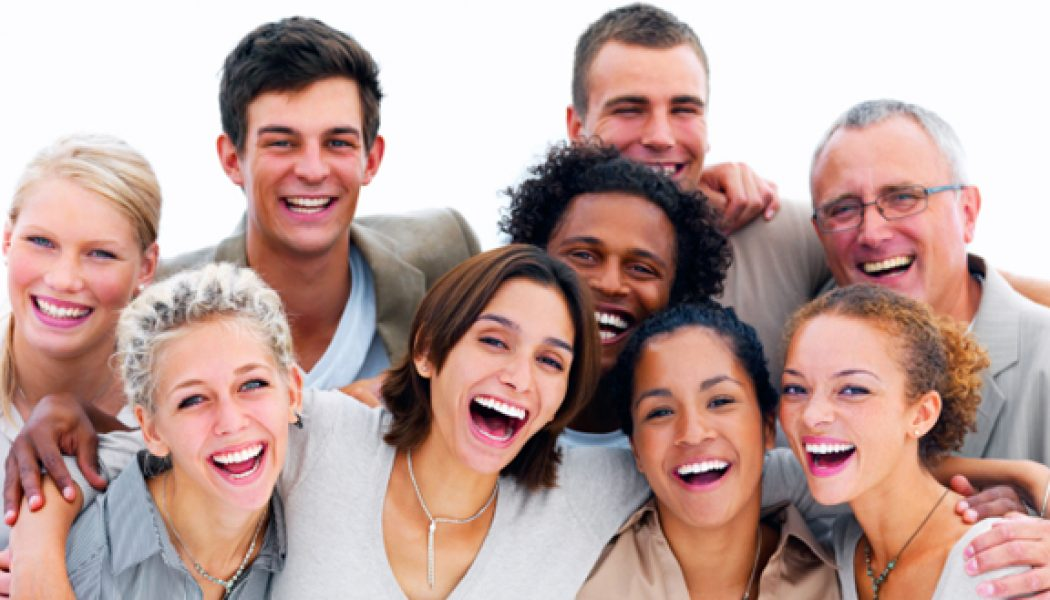
#> input picture src/people01.jpg, 1050 x 600 px
$ python FaceDetectionUsingHaarCasacde.py
#> lines starting #> are read from the running program, lines starting #| are printed output that depends on the picture; after the words box and inside, x2 and y2 are one past the last pixel; in counts of white or black regions, pixels touching at a corner belong together
'''
Developer  : Shiva Agrawal
Date       : 06.10.2018
Version    : 01
Description: Haar cascade claasifier based human face detection algorithm using opencv 3
             It uses the readily available haarcascade_frontalface_alt.xml training dataset
             and then detects the human faces.
'''

# import the opencv library for python
import cv2;

#-------------------------------------------------------------------------------------------------------
## Step 1: Loading and pre-processing of image
#-------------------------------------------------------------------------------------------------------

# load the original color image where face detection is required
# change image name here to load another image for face detection
image =   cv2.imread('people01.jpg', cv2.IMREAD_COLOR)
#> image is the input picture: shape (600, 1050, 3); mean B, G, R 155.7, 161.3, 190

# display the original image
cv2.namedWindow("Original Image")
cv2.imshow("Original Image",image)

# make a deep copy of the image to do further processing on copied image
image_copy = image.copy()

# As Haar cascade algorithm requires grayscale image to process, the image is here converted
# from RGB to Grayscale using cvtColor function
grayImage = cv2.cvtColor(image_copy,cv2.COLOR_RGB2GRAY);
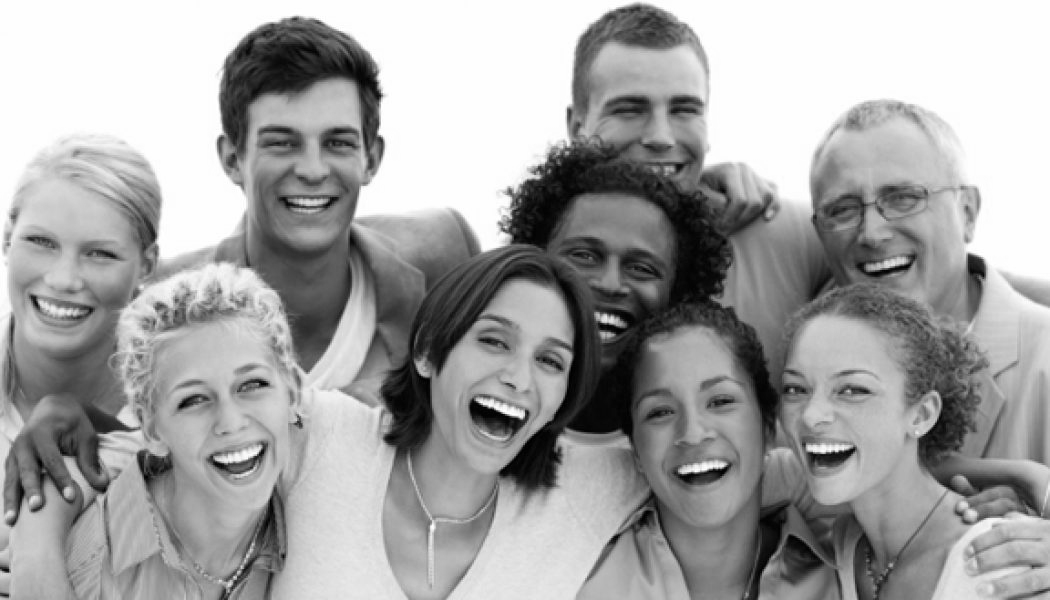
#> grayImage: shape (600, 1050); min 0, max 255, mean 163


#--------------------------------------------------------------------------------------------------------
## Step 2:Implementing Haar cascade classifier for face detection
#--------------------------------------------------------------------------------------------------------

# load haar cascade classifier training file to train the classifier.
# The training file is available in opencv files
haar_cascade_classifier_training_data = cv2.CascadeClassifier('haarcascade_frontalface_alt.xml')

# detect the faces using the classifier
# scaleFactor = 1.1 and minNeighbours = 5 is selected after some trial and error and using some online references
faces = haar_cascade_classifier_training_data.detectMultiScale(grayImage,scaleFactor=1.1,minNeighbors=5)
#> faces = [[237, 86, 146, 146], [545, 205, 138, 138], [591, 56, 138, 138], [8, 200, 130, 130], [745, 328, 163, 163], [614, 346, 160, 160], [796, 144, 159, 159], [437, 289, 163, 163], [142, 331, 168, 168]]

# print total count of detected faces in the image
print('Faces found = ', len(faces))
#| Faces found =  9

# faces variable contains the information of each detected face as rectangle values and hence this is used to
# draw actual rectangle on the original Image to highlight the detected / recognized faces
for (x, y, w, h) in faces:
    cv2.rectangle(image, (x, y), (x + w, y + h), (0, 255, 0), 2)
#> this loop made 9 passes
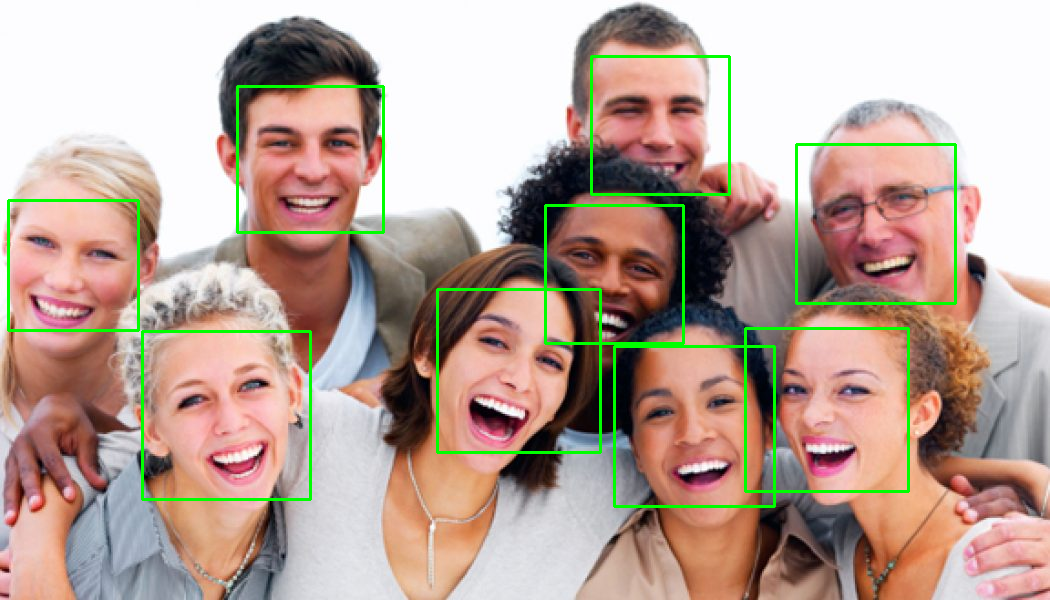
#> image: shape (600, 1050, 3); 2.59% of pixels changed, all inside (x1, y1, x2, y2) = (7, 55, 957, 508)

#---------------------------------------------------------------------------------------------------------
## step 3: Display the final image
#----------------------------------------------------------------------------------------------------------
cv2.namedWindow("HAAR cascade Face Detected Image")
cv2.imshow("HAAR cascade Face Detected Image",image )

# hold and destroy the window upon exit
cv2.waitKey(0)
cv2.destroyAllWindows()

$ run again, with src/people02.jpg copied over src/people01.jpg
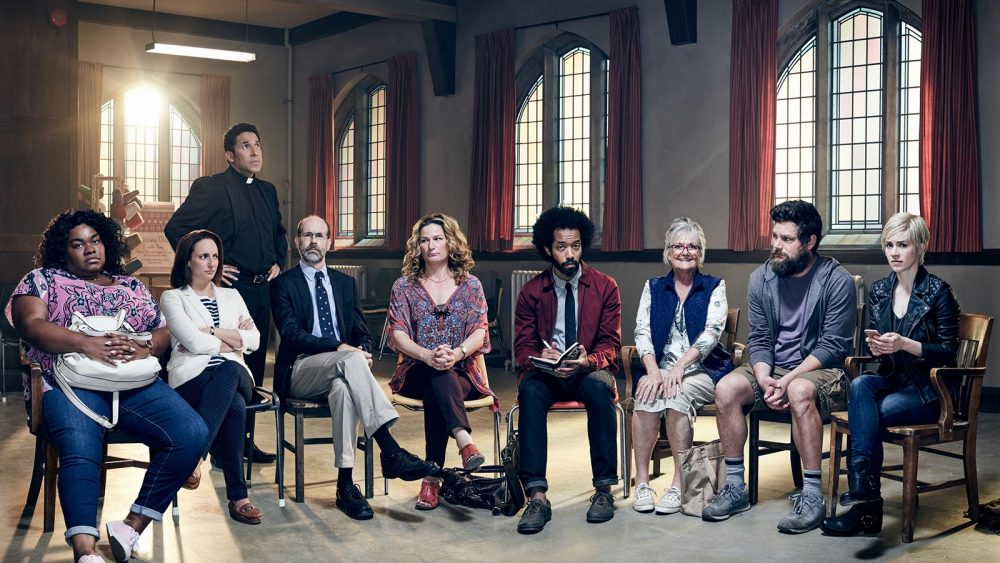
#> input picture src/people02.jpg, 1000 x 563 px
#> image is the input picture: shape (563, 1000, 3); mean B, G, R 94, 91, 95.8
#> `grayImage = cv2.cvtColor(image_copy,cv2.COLOR_RGB2GRAY);`:
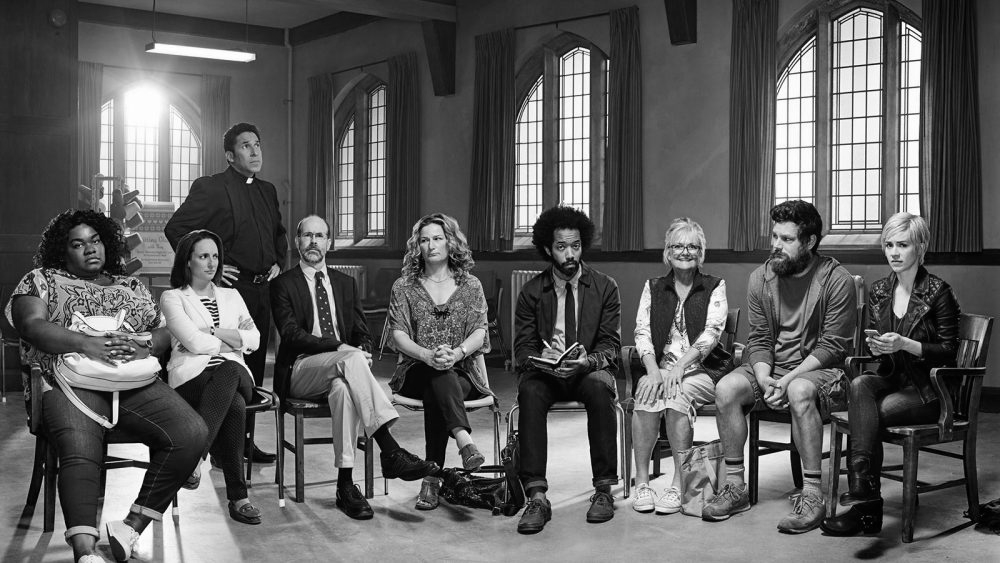
#> grayImage: shape (563, 1000); min 0, max 255, mean 92.4
#> faces = [[192, 243, 35, 35], [293, 220, 40, 40], [414, 226, 36, 36], [877, 230, 39, 39], [234, 131, 40, 40], [547, 229, 45, 45], [663, 229, 44, 44], [65, 225, 47, 47]]
#| Faces found =  8
#> the loop `for (x, y, w, h) in faces:` made 8 passes
#> after the loop `for (x, y, w, h) in faces:`:
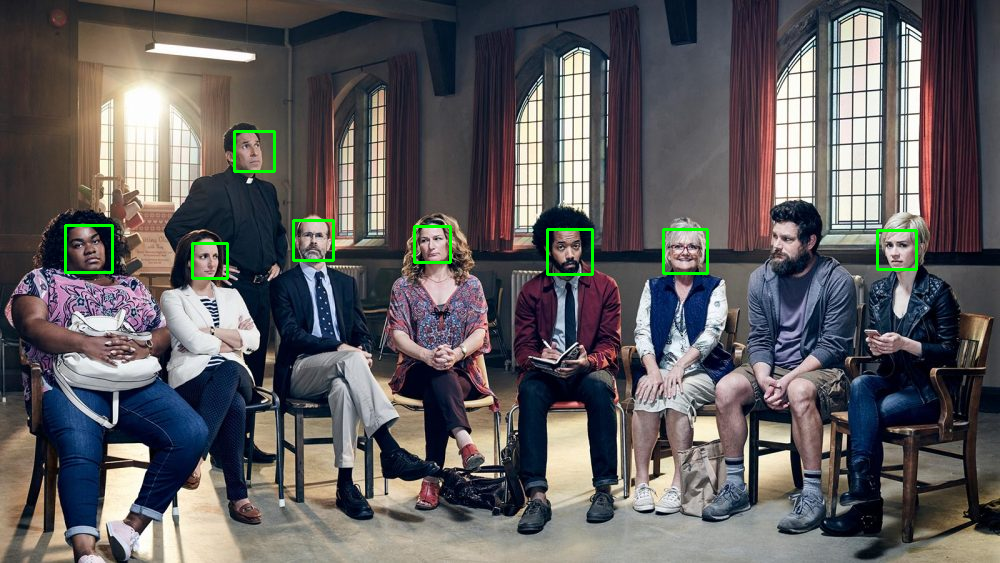
#> image: shape (563, 1000, 3); 0.69% of pixels changed, all inside (x1, y1, x2, y2) = (64, 130, 918, 280)
